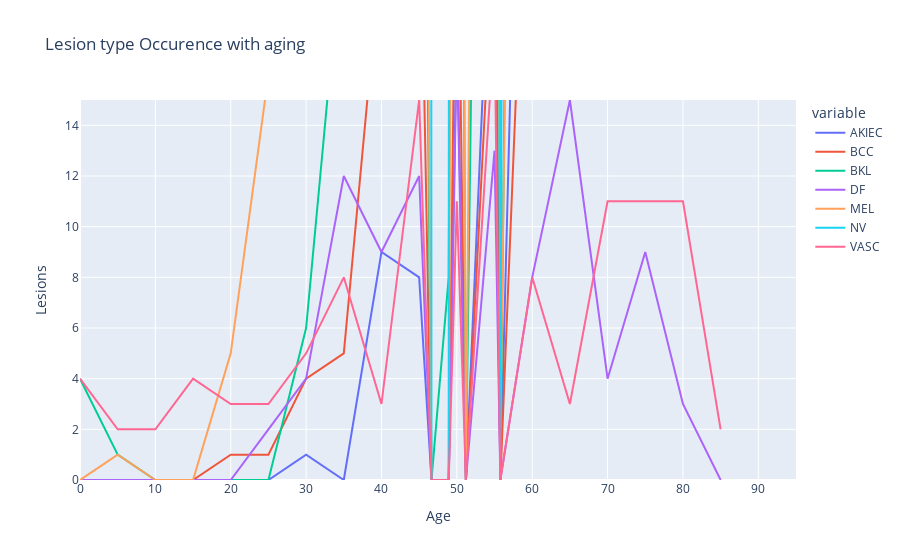

This figure's notebook cell:
### Code cell
fig = px.line(age, x='age', y=age.columns[1:], title="Lesion type Occurence with aging")
fig.update_layout(xaxis_title="Age")
fig.update_layout(yaxis_title="Lesions")
fig.update_xaxes(range=[0, 95])
fig.update_yaxes(range=[0, 15])
fig.show()

### Figure 1 — Plotly figure (JSON) as saved in the notebook; plotly's stock layout.template omitted (floating-point values rounded to 4 significant figures)
{"data": [{"hovertemplate": "variable=AKIEC<br>age=%{x}<br>value=%{y}<extra></extra>", "legendgroup": "AKIEC", "line": {"color": "#636efa", "dash": "solid"}, "marker": {"symbol": "circle"}, "mode": "lines", "name": "AKIEC", "orientation": "h", "showlegend": true, "type": "scatter", "x": [0, 5, 10, 15, 20, 25, 30, 35, 40, 45, 46.63, 48.92, 50, 51.2, 55, 55.77, 60, 65, 70, 75, 80, 85], "xaxis": "x", "y": [0, 0, 0, 0, 0, 0, 1, 0, 9, 8, 0, 0, 18, 0, 26, 0, 49, 32, 50, 45, 32, 23], "yaxis": "y"}, {"hovertemplate": "variable=BCC<br>age=%{x}<br>value=%{y}<extra></extra>", "legendgroup": "BCC", "line": {"color": "#EF553B", "dash": "solid"}, "marker": {"symbol": "circle"}, "mode": "lines", "name": "BCC", "orientation": "h", "showlegend": true, "type": "scatter", "x": [0, 5, 10, 15, 20, 25, 30, 35, 40, 45, 46.63, 48.92, 50, 51.2, 55, 55.77, 60, 65, 70, 75, 80, 85], "xaxis": "x", "y": [0, 0, 0, 0, 1, 1, 4, 5, 21, 26, 0, 0, 26, 0, 22, 0, 31, 72, 81, 70, 65, 48], "yaxis": "y"}, {"hovertemplate": "variable=BKL<br>age=%{x}<br>value=%{y}<extra></extra>", "legendgroup": "BKL", "line": {"color": "#00cc96", "dash": "solid"}, "marker": {"symbol": "circle"}, "mode": "lines", "name": "BKL", "orientation": "h", "showlegend": true, "type": "scatter", "x": [0, 5, 10, 15, 20, 25, 30, 35, 40, 45, 46.63, 48.92, 50, 51.2, 55, 55.77, 60, 65, 70, 75, 80, 85], "xaxis": "x", "y": [4, 1, 0, 0, 0, 0, 6, 22, 37, 52, 0, 8, 78, 0, 85, 0, 118, 94, 159, 140, 95, 83], "yaxis": "y"}, {"hovertemplate": "variable=DF<br>age=%{x}<br>value=%{y}<extra></extra>", "legendgroup": "DF", "line": {"color": "#ab63fa", "dash": "solid"}, "marker": {"symbol": "circle"}, "mode": "lines", "name": "DF", "orientation": "h", "showlegend": true, "type": "scatter", "x": [0, 5, 10, 15, 20, 25, 30, 35, 40, 45, 46.63, 48.92, 50, 51.2, 55, 55.77, 60, 65, 70, 75, 80, 85], "xaxis": "x", "y": [0, 0, 0, 0, 0, 2, 4, 12, 9, 12, 0, 0, 17, 0, 13, 0, 8, 15, 4, 9, 3, 0], "yaxis": "y"}, {"hovertemplate": "variable=MEL<br>age=%{x}<br>value=%{y}<extra></extra>", "legendgroup": "MEL", "line": {"color": "#FFA15A", "dash": "solid"}, "marker": {"symbol": "circle"}, "mode": "lines", "name": "MEL", "orientation": "h", "showlegend": true, "type": "scatter", "x": [0, 5, 10, 15, 20, 25, 30, 35, 40, 45, 46.63, 48.92, 50, 51.2, 55, 55.77, 60, 65, 70, 75, 80, 85], "xaxis": "x", "y": [0, 1, 0, 0, 5, 16, 31, 33, 42, 68, 0, 0, 90, 0, 133, 2, 93, 114, 143, 84, 80, 71], "yaxis": "y"}, {"hovertemplate": "variable=NV<br>age=%{x}<br>value=%{y}<extra></extra>", "legendgroup": "NV", "line": {"color": "#19d3f3", "dash": "solid"}, "marker": {"symbol": "circle"}, "mode": "lines", "name": "NV", "orientation": "h", "showlegend": true, "type": "scatter", "x": [0, 5, 10, 15, 20, 25, 30, 35, 40, 45, 46.63, 48.92, 50, 51.2, 55, 55.77, 60, 65, 70, 75, 80, 85], "xaxis": "x", "y": [27, 71, 35, 66, 143, 192, 369, 615, 749, 983, 0, 0, 832, 43, 624, 0, 415, 321, 221, 202, 86, 35], "yaxis": "y"}, {"hovertemplate": "variable=VASC<br>age=%{x}<br>value=%{y}<extra></extra>", "legendgroup": "VASC", "line": {"color": "#FF6692", "dash": "solid"}, "marker": {"symbol": "circle"}, "mode": "lines", "name": "VASC", "orientation": "h", "showlegend": true, "type": "scatter", "x": [0, 5, 10, 15, 20, 25, 30, 35, 40, 45, 46.63, 48.92, 50, 51.2, 55, 55.77, 60, 65, 70, 75, 80, 85], "xaxis": "x", "y": [4, 2, 2, 4, 3, 3, 5, 8, 3, 15, 0, 0, 11, 0, 18, 0, 8, 3, 11, 11, 11, 2], "yaxis": "y"}], "layout": {"legend": {"title": {"text": "variable"}, "tracegroupgap": 0}, "title": {"text": "Lesion type Occurence with aging"}, "xaxis": {"anchor": "y", "domain": [0, 1], "range": [0, 95], "title": {"text": "Age"}}, "yaxis": {"anchor": "x", "domain": [0, 1], "range": [0, 15], "title": {"text": "Lesions"}}}}
